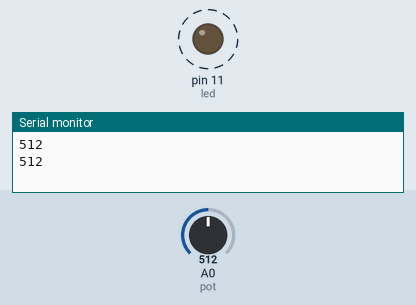
The sketch below on a simulated Arduino Uno, built with avr-gcc and run on an emulated ATmega328P. Parts: output pins drawn as LEDs (lit = HIGH), the last lines printed to the serial monitor. Dashed ring = blinking. Inputs (shaded band) come from the test bench; at power-on: A0 (pot) = 512.

Above: at 1.8 s.
1.9 s: A0 (pot) set to 306
At 2.2 s:
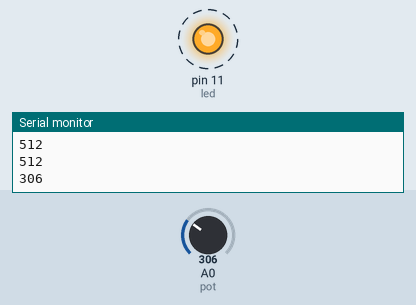
5.4 s: A0 (pot) set to 122
At 5.56 s:
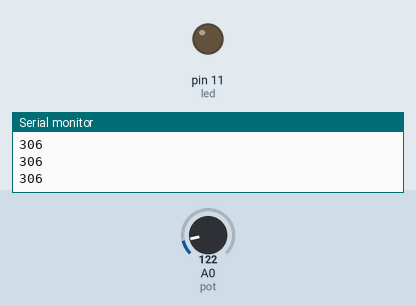
Timing chart, 0 to 14.9 s (numbered marks = the images above; inputs shaded):
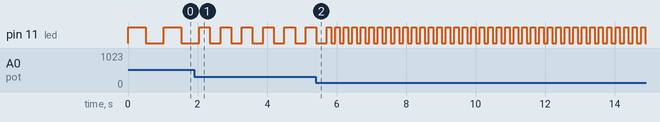

Measured:
- after the input at 1.9 s, pin 11 (led): alternates HIGH for 0.31 s and LOW for 0.31 s, starting after 0.46 s
- by itself, pin 11 (led): alternates HIGH for 0.51 s and LOW for 0.51 s

The sketch:

controlLED.ino
```cpp
const int led = 11;
int pot = A0;


void setup() {
  // put your setup code here, to run once:
  pinMode(led, OUTPUT);
  pinMode(pot, INPUT);
  Serial.begin(9600);
}

void loop() {
  // put your main code here, to run repeatedly:
  int potRead = analogRead(pot);
  Serial.println(potRead);

  controlBlink(potRead);
}

void controlBlink(int _read) {

  analogWrite(led,255);
  delay(_read);
  analogWrite(led,0);
  delay(_read);
}


void controlFade(int _read) {
  analogWrite(led,_read);
}
```
